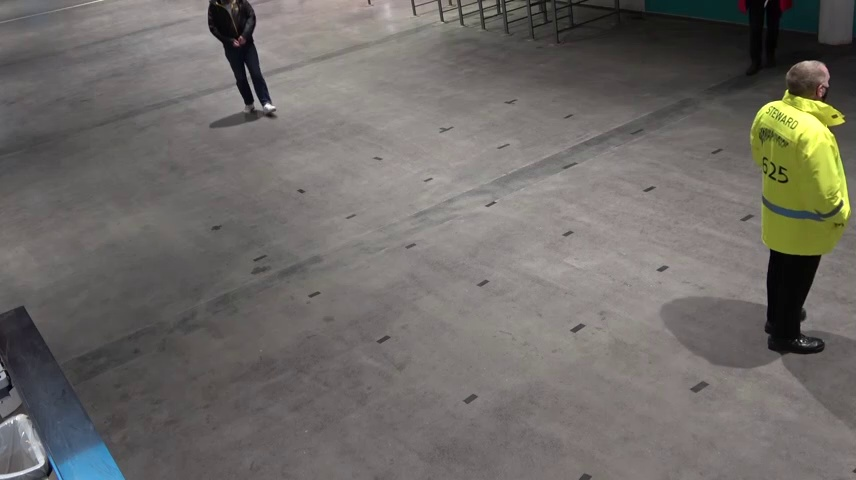
#> input picture camera_calibrate/reference_img/Carbao-108.jpg, 856 x 480 px
$ python calibrate_img.py
#> lines starting #> are read from the running program, lines starting #| are printed output that depends on the picture
#!/usr/bin/env python3
# -*- coding: utf-8 -*
# ***********************************************
# @Time  : 06/05/2021 01:50
# @File  : calibrate_img.py
# @email : xiang.chen.17@ucl.ac.uk
# @author: Xiang Chen
# ***********************************************
import cv2
import matplotlib.pyplot as plt
import numpy as np

figure = plt.figure(figsize=(10, 10))
image = cv2.imread('./reference_img/Carbao-108.jpg')
#> image is the input picture: shape (480, 856, 3); mean B, G, R 103.1, 107.1, 110.4
# [9 lines of commented-out code are left out]
square_bottom_right = np.array([352, 216])
square_bottom_left = np.array([259, 257])
square_top_left = np.array([217, 227])
square_top_right = np.array([301, 189])

# [23 lines of commented-out code are left out]

plt.scatter(*square_bottom_right, color='r', s=8)
plt.scatter(*square_bottom_left, color='r', s=8)
plt.scatter(*square_top_left, color='r', s=8)
plt.scatter(*square_top_right, color='r', s=8)
rectangle = np.array([square_bottom_right, square_bottom_left, square_top_left, square_top_right, square_bottom_right])
plt.plot(rectangle[:, 0], rectangle[:, 1], color='r', ls='--')

pixel_length = np.linalg.norm(square_bottom_left - square_top_left)
# carbao-108
meters_per_pixel = 1 / pixel_length

# carbao-205
#meters_per_pixel = 0.6 / pixel_length
print('Meters/Pixel:{:.3f}'.format(meters_per_pixel))

# rectangle lengths in pixels
side = 0
side += np.linalg.norm(square_bottom_right - square_bottom_left)
side += np.linalg.norm(square_top_left - square_top_right)
side += np.linalg.norm(square_top_left - square_bottom_left)
side += np.linalg.norm(square_top_right - square_bottom_right)
side /= 4
print('Side Length: {:.2f}'.format(side * meters_per_pixel))

# Carbao-108
bottom_right = np.array([637,131])
bottom_left = np.array([152, 351])
top_left = np.array([91, 261])
top_right = np.array([512, 98])

# [23 lines of commented-out code are left out]

plt.scatter(*bottom_right, color='r', s=8)
plt.scatter(*bottom_left, color='r', s=8)
plt.scatter(*top_left, color='r', s=8)
plt.scatter(*top_right, color='r', s=8)
rectangle = np.array([bottom_right, bottom_left, top_left, top_right, bottom_right])
plt.plot(rectangle[:, 0], rectangle[:, 1], color='b', ls='--')

world_bottom_left = np.array([0, 12 * side * meters_per_pixel])
world_top_left = np.array([0, 0])
world_top_right = np.array([35 * side * meters_per_pixel, 0])
world_bottom_right = np.array([35 * side * meters_per_pixel, 12 * side * meters_per_pixel])

# Get perspective transform
image_rect = np.float32([bottom_left, top_left, top_right, bottom_right])
world_rect = np.float32([world_bottom_left, world_top_left, world_top_right, world_bottom_right])
matrix_cam2world = cv2.getPerspectiveTransform(image_rect, world_rect)
matrix_cam2world10x = cv2.getPerspectiveTransform(image_rect, world_rect * 10)
rectangle = []
for point in world_rect:
    cam_point = np.linalg.inv(matrix_cam2world) @ np.array([[point[0]], [point[1]], [1]]).reshape(3)
    rectangle.append(cam_point / cam_point[-1])
rectangle = np.array(rectangle)
print(rectangle)
print(world_rect)

# [4 lines of commented-out code are left out]
np.savetxt('./cam2world_coordinate/FA-205.txt', matrix_cam2world)
image_rect = np.float32([bottom_left, top_left, top_right, bottom_right]).reshape(-1, 1, 2)
result = cv2.perspectiveTransform(image_rect, matrix_cam2world).squeeze()
warp = cv2.warpPerspective(image, matrix_cam2world10x, (139, 48))
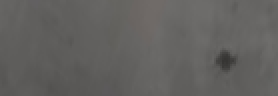
#> warp: shape (48, 139, 3) (shown 2 times larger); mean B, G, R 95.1, 97.2, 98.3

plt.imshow(image)
plt.imshow(warp)
plt.show()
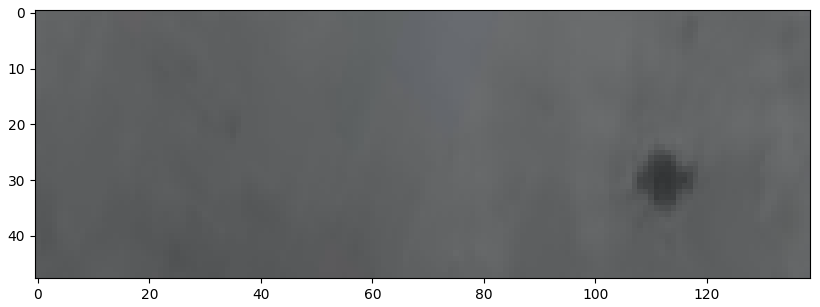
#> figure drawn by matplotlib, 1 panel; B, G, R data is drawn as R, G, B

$ run again, with camera_calibrate/reference_img/Carbao-205.jpg copied over camera_calibrate/reference_img/Carbao-108.jpg
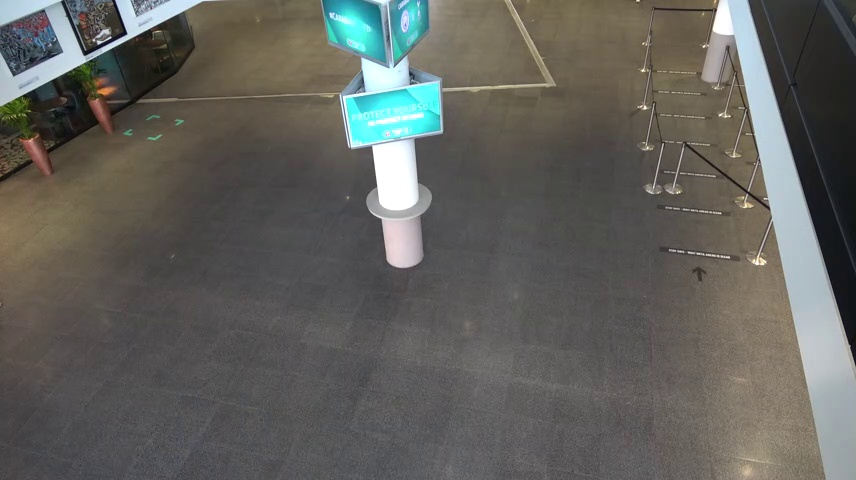
#> input picture camera_calibrate/reference_img/Carbao-205.jpg, 856 x 480 px
#> image is the input picture: shape (480, 856, 3); mean B, G, R 92.9, 97.5, 97.7
#> `warp = cv2.warpPerspective(image, matrix_cam2world10x, (139, 48))`:
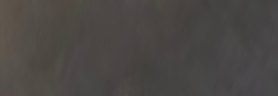
#> warp: shape (48, 139, 3) (shown 2 times larger); mean B, G, R 68.7, 71.5, 75.1
#> `plt.show()`:
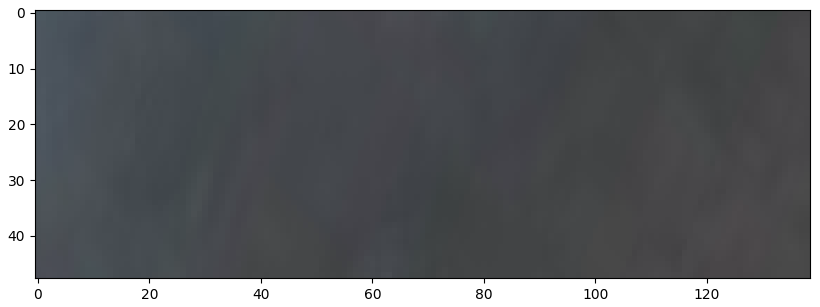
#> figure drawn by matplotlib, 1 panel; B, G, R data is drawn as R, G, B

$ run again, with camera_calibrate/reference_img/Carbao-248.jpg copied over camera_calibrate/reference_img/Carbao-108.jpg
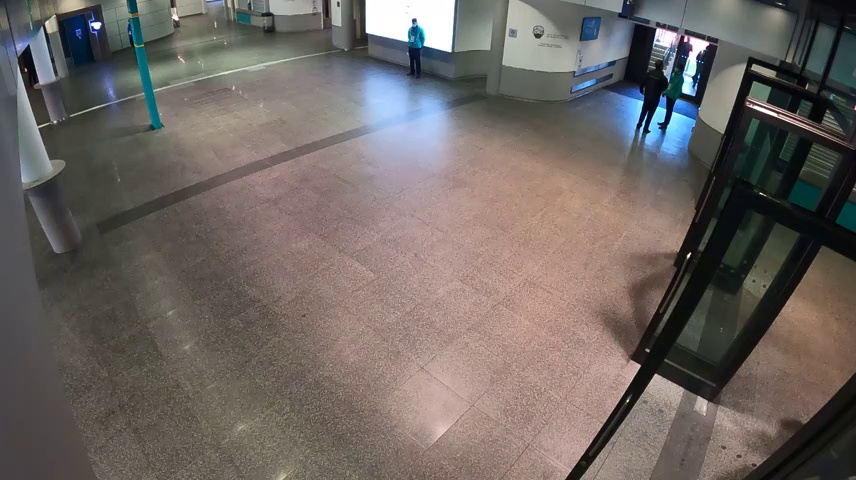
#> input picture camera_calibrate/reference_img/Carbao-248.jpg, 856 x 480 px
#> image is the input picture: shape (480, 856, 3); mean B, G, R 98.6, 102.6, 110
#> `warp = cv2.warpPerspective(image, matrix_cam2world10x, (139, 48))`:
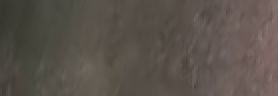
#> warp: shape (48, 139, 3) (shown 2 times larger); mean B, G, R 75, 82.6, 90.1
#> `plt.show()`:
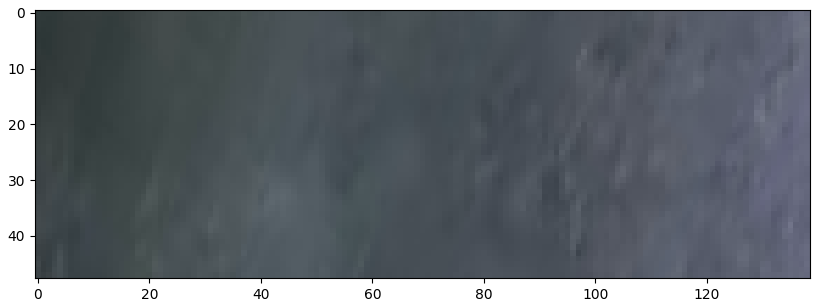
#> figure drawn by matplotlib, 1 panel; B, G, R data is drawn as R, G, B

$ run again, with camera_calibrate/reference_img/FA-108.jpg copied over camera_calibrate/reference_img/Carbao-108.jpg
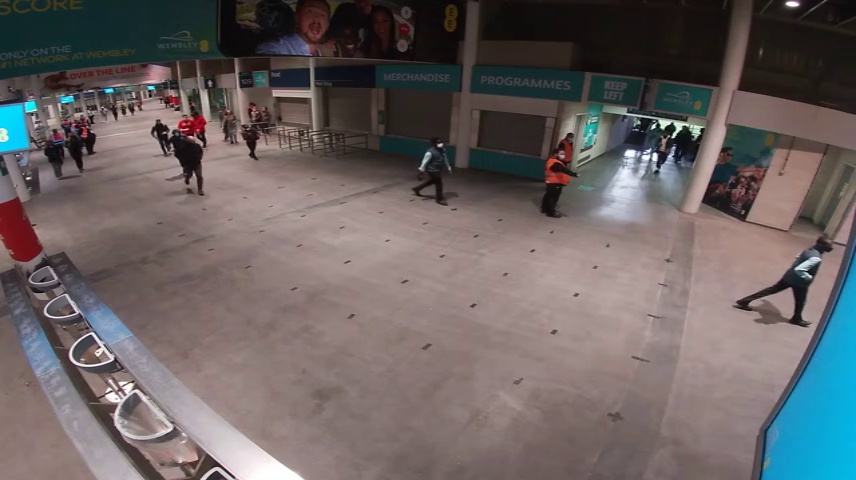
#> input picture camera_calibrate/reference_img/FA-108.jpg, 856 x 480 px
#> image is the input picture: shape (480, 856, 3); mean B, G, R 98.3, 98.4, 105.4
#> `warp = cv2.warpPerspective(image, matrix_cam2world10x, (139, 48))`:
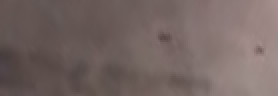
#> warp: shape (48, 139, 3) (shown 2 times larger); mean B, G, R 98.1, 101.2, 116.6
#> `plt.show()`:
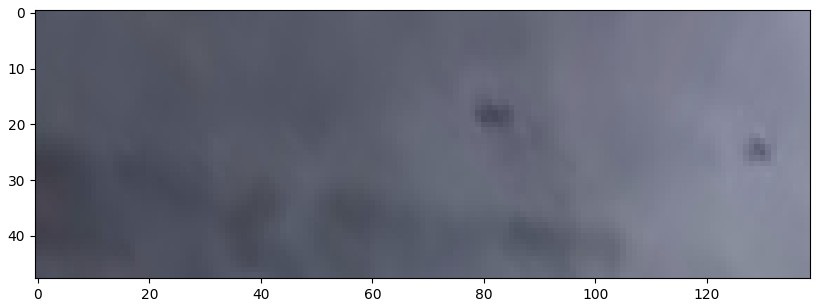
#> figure drawn by matplotlib, 1 panel; B, G, R data is drawn as R, G, B
